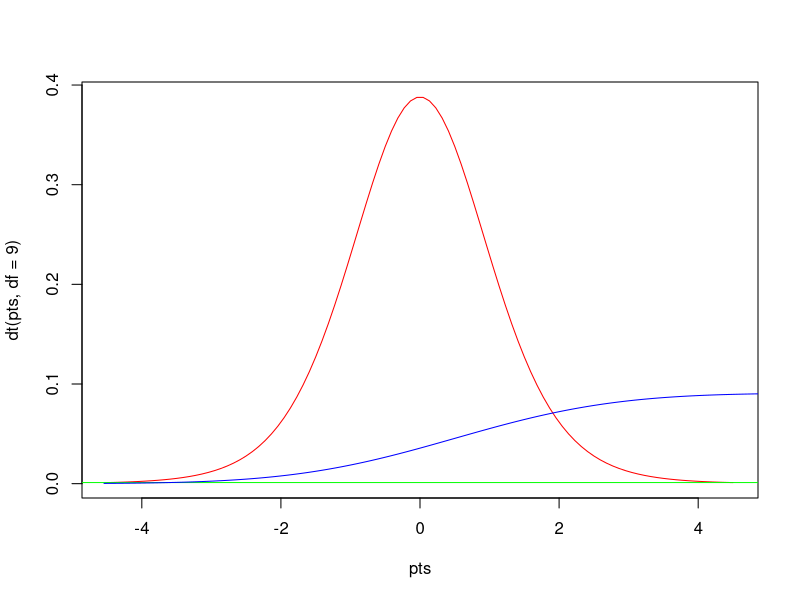

The R script that drew this image:

x = c(1000,230,12333,3455,23,12,3,4,45,56,78)
y = c(1,2,3,4,5,6,7,8,9,10,11)
pts = seq(-4.5,4.5,length=100)
plot(pts,dt(pts,df=9),col='red',type='l')
lines(density(x), col='green')
lines(density(y), col='blue')
ttest = t.test(x,y)
